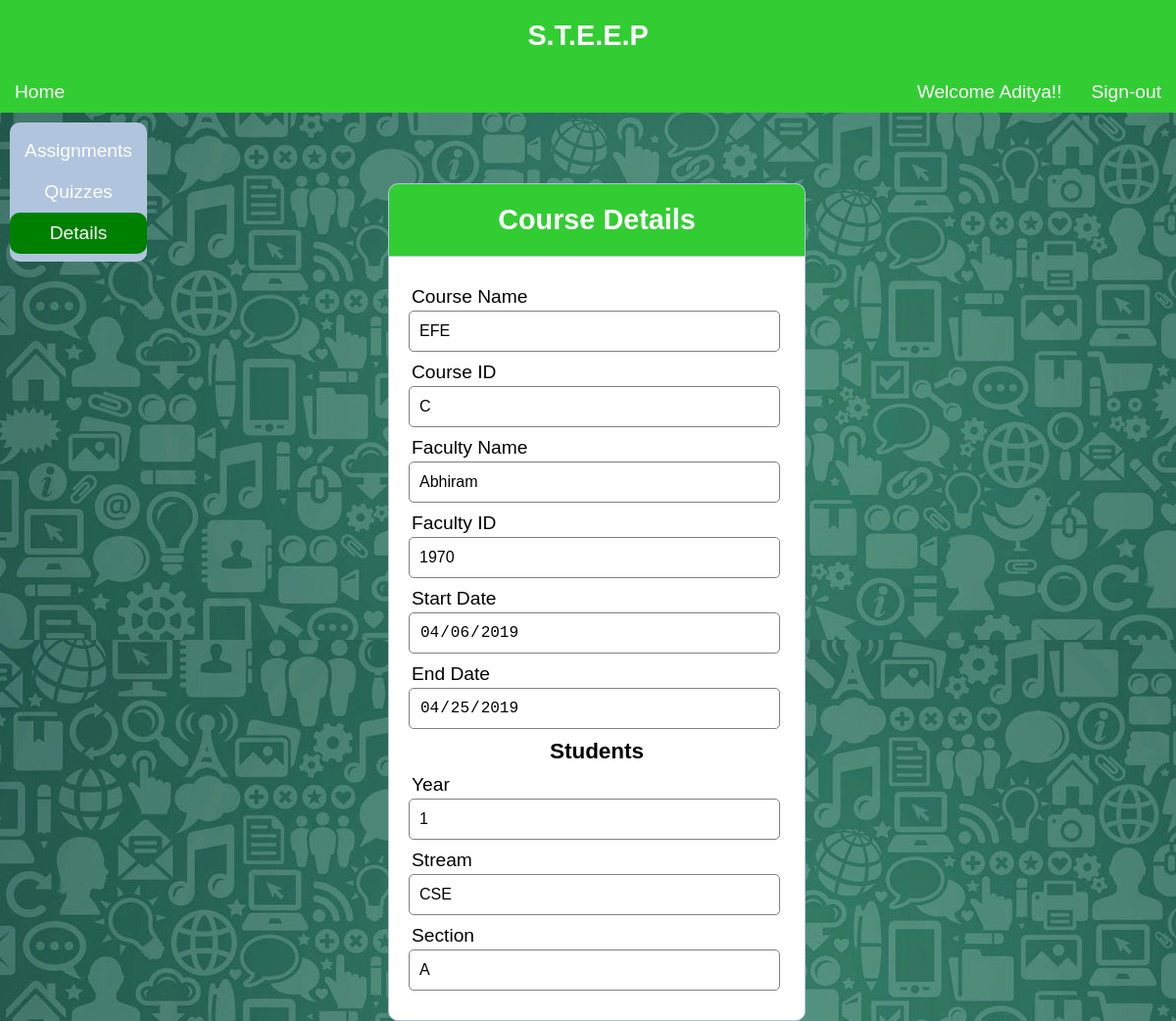
Page /STEEP/Details_student.php?c_id=C (signed in) on the committed database.
### tables this page shows
CREATE TABLE `course` (
  `c_name` varchar(50) NOT NULL,
  `c_id` varchar(50) NOT NULL,
  `c_start` date NOT NULL,
  `c_end` date NOT NULL,
  `c_year` int(11) NOT NULL,
  `c_stream` varchar(50) NOT NULL,
  `c_section` varchar(50) NOT NULL,
  `faculty_id` varchar(50) NOT NULL
);

CREATE TABLE `faculty` (
  `username` varchar(50) NOT NULL,
  `email` varchar(50) NOT NULL,
  `id` varchar(50) NOT NULL,
  `gender` varchar(20) NOT NULL,
  `dob` date NOT NULL,
  `phone` varchar(20) NOT NULL,
  `department` varchar(30) NOT NULL,
  `role` varchar(30) NOT NULL,
  `password` varchar(255) NOT NULL
);

### STEEP/Details_student.php (the view, shortened to what this page needs)
  <?php
  $c_name = "";
$c_id    = $_GET['c_id'];
$c_start_str="";
$c_end_str="";
$c_year="";
$c_stream="";
$c_section="";
$c_faculty_id="";
$c_faculty_name="";
$db = mysqli_connect('localhost', 'root', '', 'steep') or die(mysqli_error());
$course_check_query = "SELECT * FROM course WHERE c_id='$c_id'  LIMIT 1";
  $result = mysqli_query($db, $course_check_query);
  $course = mysqli_fetch_assoc($result);
  if ($course) {
     $c_name = $course['c_name'];
     $c_id = $course['c_id'];
     $c_start_str = $course['c_start'];
     $c_end_str = $course['c_end'];
     $c_year = $course['c_year'];
     $c_stream = $course['c_stream'];
     $c_section = $course['c_section'];
     $c_faculty_id = $course['faculty_id'];
     $faculty_check_query = "SELECT * FROM faculty WHERE id='$c_faculty_id'  LIMIT 1";
     $result2 = mysqli_query($db, $faculty_check_query);
     $faculty = mysqli_fetch_assoc($result2);
     $c_faculty_name = $faculty['username'];
  }
?>
<!DOCTYPE html>
<html>
<head>
    <link rel="stylesheet" type="text/css" href="style.css">
</head>
<body>
<div class="title">
		<h2>S.T.E.E.P</h2>
	</div>
	<div class="topnav">
        <a href="index.php">Home</a>
		<?php  if (isset($_SESSION['username'])) : ?>
        <a style="float:right;"   href="index.php?logout='1'">Sign-out</a>
        <a style="float:right;" href="#">Welcome <?php echo $_SESSION['username']; ?>!!</a>
		<?php endif ?>
</div>
<div class="row">
<div class="leftcolumn">
  <div class="sidenav">
  <a  href="course_assignment1_student.php?c_id=<?php echo $c_id; ?>">Assignments</a>
  <a href="course_quiz1_student.php?c_id=<?php echo $c_id; ?>">Quizzes</a>
  <a   class='sideactive' href="#">Details</a>
  </div>
</div>
<div class="rightcolumn">
<br>
    <div class="container-fluid" style="width:80%; border-radius=5px; margin-left:-15px;">
<div class="header_reg">
  	<h2>Course Details</h2>
  </div>
  <form method="post" class="form_reg" action="#">
  	<div class="input-group">
  	  <label>Course Name</label>
  	  <input type="text" name="c_name" value="<?php echo $c_name; ?>" placeholder="Enter Course Name" readonly>
  	</div>
  	<div class="input-group">
  	  <label>Course ID</label>
  	  <input type="text" name="c_id" value="<?php echo $c_id; ?>" placeholder="eg: C01" onchange="Validateid(this)" readonly>
</div>
<div class="input-group">
  	  <label>Faculty Name</label>
        <input type="text" value="<?php echo $c_faculty_name?>" readonly>
</div>
<div class="input-group">
  	  <label>Faculty ID</label>
        <input type="text" value="<?php echo $c_faculty_id?>" readonly>
</div>
		<div class="input-group">
  	  <label>Start Date</label>
        <input type="date" value="<?php echo $c_start_str; ?>" name="c_start" readonly>
</div>
<div class="input-group">
  	  <label>End Date</label>
        <input type="date" value="<?php echo $c_end_str; ?>" name="c_end" readonly>
</div>
 <legend><center><h3>Students</h3></center>  </legend>
 <div class="input-group">
  	  <label>Year</label>
  	  <input type="text" value="<?php echo $c_year?> " readonly>
  	</div>
		<div class="input-group">
  	  <label>Stream</label>
        <input type="text" value="<?php echo $c_stream?>" readonly>
    </div>
  	<div class="input-group">
  	  <label>Section</label>
        <input type="text" value="<?php echo $c_section?>" readonly>
</div>
	</form>
</div>
</div>
</body>
</html>

### STEEP/style.css (style rules this page uses)
* { margin: 0px; padding: 0px; }
body { font-size: 120%; background-image: url("whatsapp1.jpg"); font-family: Arial; }
form, .content { width: 130%; margin: 0px auto; padding: 20px; border: 1px solid #B0C4DE; background: white; border-radius: 0px 0px 10px 10px; }
.header_reg { width: 50%; margin: 40px auto 0px; color: white; background: rgb(50, 205, 50); text-align: center; border: 1px solid #B0C4DE; border-bottom: none; border-radius: 10px 10px 0px 0px; padding: 20px; }
.form_reg, .content_reg { width: 50%; margin: 0px auto; padding: 20px; border: 1px solid #B0C4DE; background: white; border-radius: 0px 0px 10px 10px; }
.input-group { margin: 10px 0px 10px 0px; }
.input-group label { display: block; text-align: left; margin: 3px; }
.input-group input { height: 30px; width: 93%; padding: 5px 10px; font-size: 16px; border-radius: 5px; border: 1px solid gray; }
.topnav { overflow:hidden; background-color:rgb(50, 205, 50); position: sticky; position: -webkit-sticky; top: 0; }
.topnav a { display:block; float:left; text-decoration:none; text-align:center; padding :10px 15px; color:white; border-radius: 10px; }
.title { text-align:center; background-color:rgb(50, 205, 50); color:white; padding:20px; }
.sidenav { width: 140px; position: static; z-index: 1; top: 20px; left: 20px; background-color: #B0C4DE; overflow-x: hidden; padding: 8px 0; border-radius: 10px; }
.sidenav a { display: block; text-decoration:none; text-align:center; padding :10px 15px; color:white; border-radius: 10px; }
.sideactive { background-color: green; }
.leftcolumn { margin-left:10px; margin-top:10px; float: left; width: 15%; }
.rightcolumn { margin-top:10px; float: right; width: 80%; }
.row:after { content: ""; display: table; clear: both; }

### rows in the picture
course: c_name "EFE", c_id "C", faculty "1970", c_start "04/06/2019", c_end "04/25/2019", c_year "1", c_stream "CSE", c_section "A"
faculty: username "Abhiram"

### other values in the picture
$_SESSION['username'] "Aditya"
